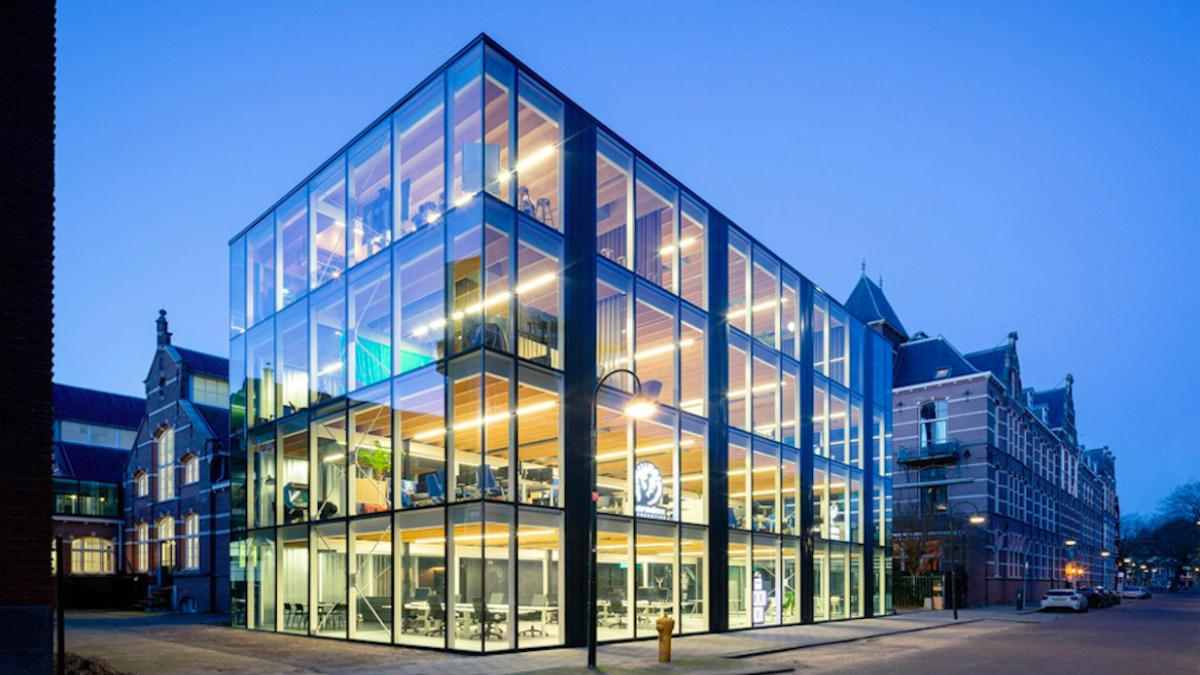
%> input picture Week 5/building.jpg, 1200 x 675 px
$ octave --eval "result = myedgefun('building.jpg');"   (GNU Octave 9; MATLAB toolbox functions it lacks are replaced by stand-ins)
%> lines starting %> are read from the running program, lines starting %| are printed output that depends on the picture
function [outputArg1] = myedgefun(inputArg1)
%> called with inputArg1 = 'building.jpg'
%UNTITLED3 Summary of this function goes here
%   Detailed explanation goes here

I=imread(inputArg1);
%> I is the input picture: size 675x1200x3 uint8; mean R, G, B 94.4, 125.1, 166.3
I=rgb2gray(I);
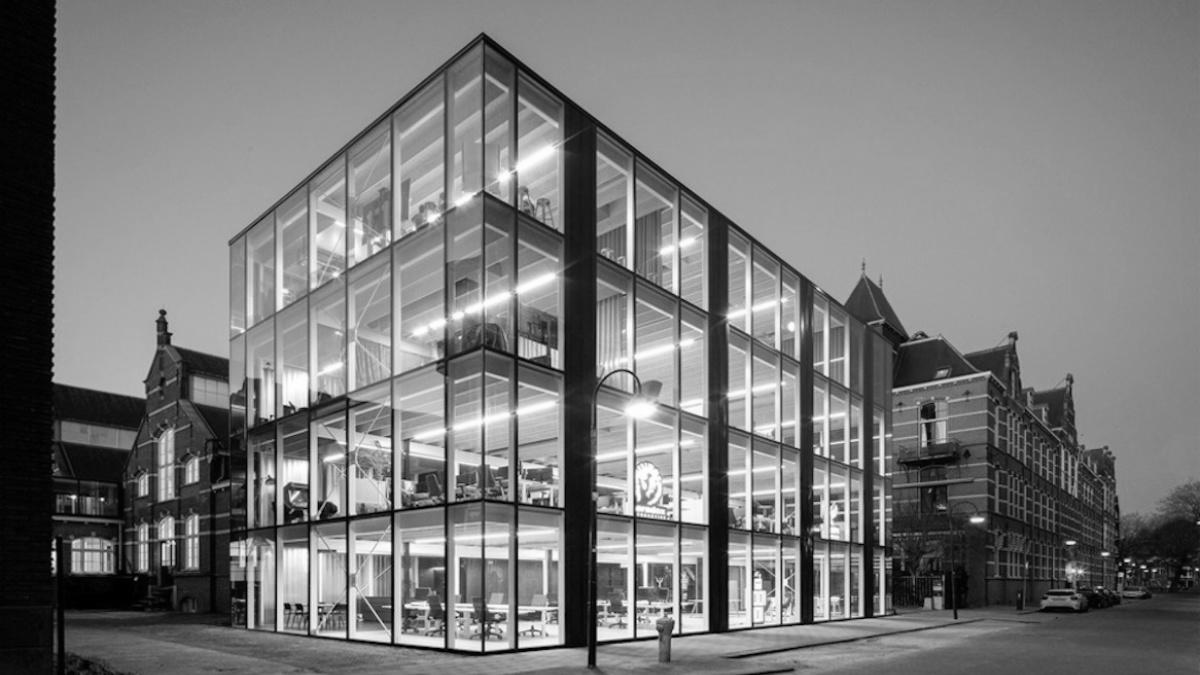
%> I: size 675x1200 uint8; min 0, max 255, mean 120.6
subplot(3,2,1), imshow(I),title('Original')
BW1=edge(I,'Canny');
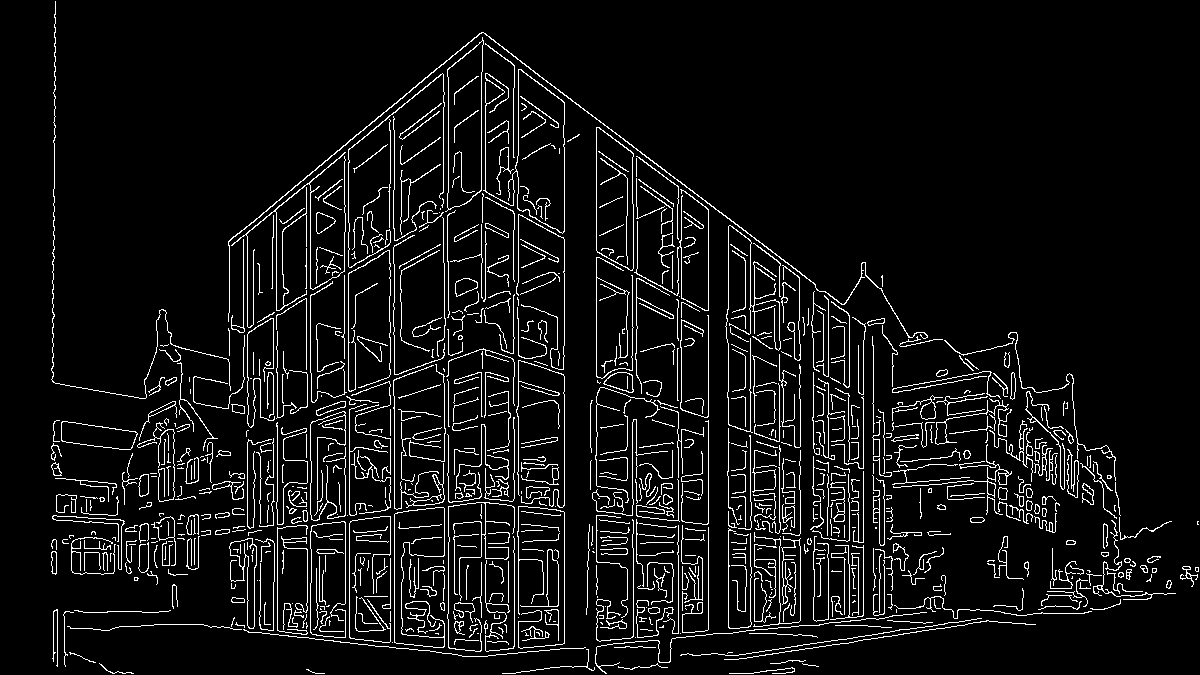
%> BW1: size 675x1200 logical; 6.8% white in thin lines or dots
subplot(3,2,3),imshow(BW1),title('Canny')
BW2=edge(I,'Prewitt');
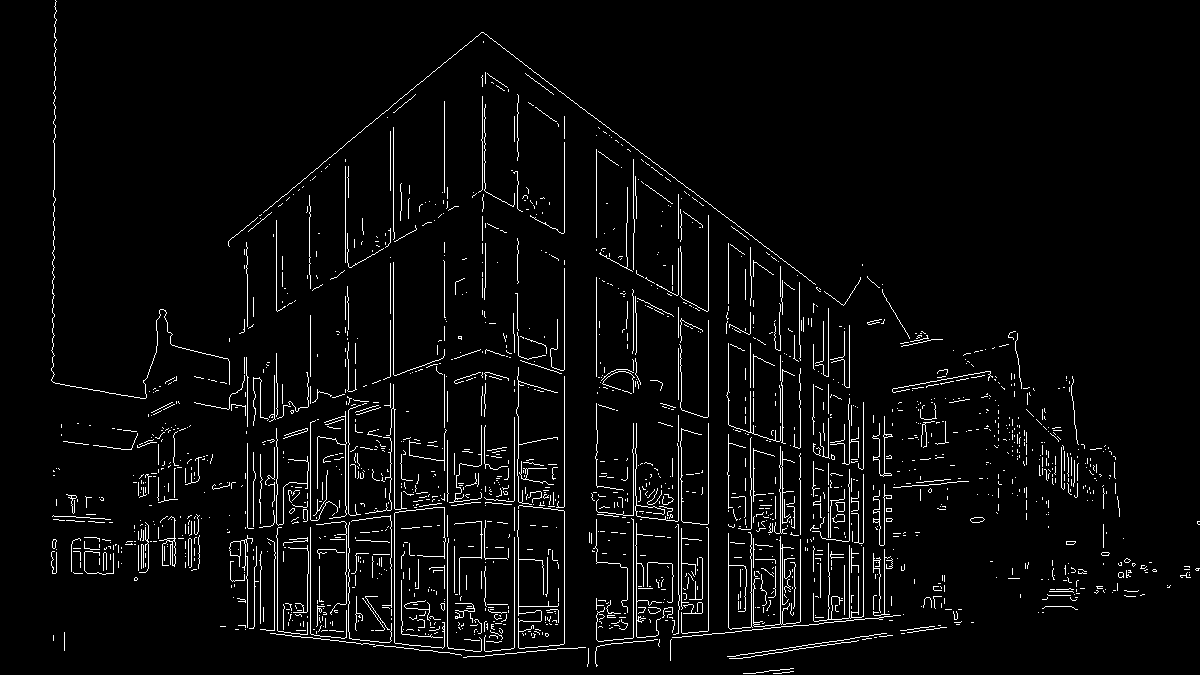
%> BW2: size 675x1200 logical; 3.9% white in thin lines or dots
subplot(3,2,5),imshow(BW2),title('Prewitt')
BW3=edge(I,'Sobel');
%> BW3: size 675x1200 logical; 3.9% white in thin lines or dots
subplot(3,2,2),imshow(BW3),title('Sobel')
BW4=edge(I,'Roberts');
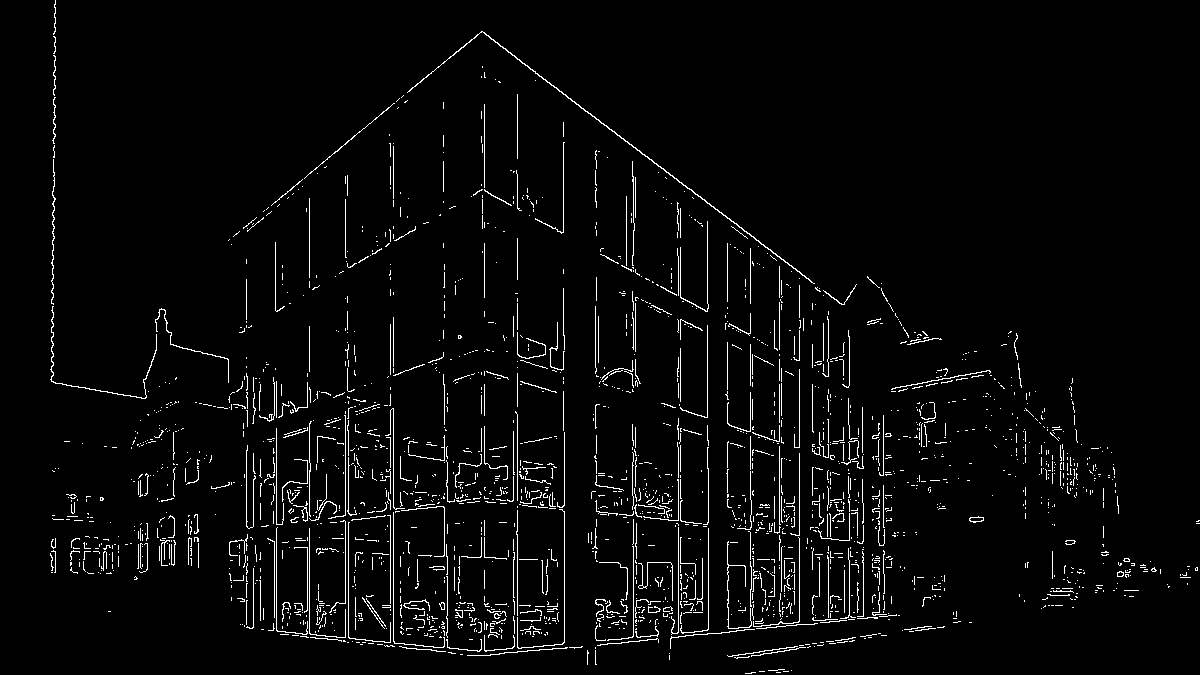
%> BW4: size 675x1200 logical; 3.3% white in thin lines or dots
subplot(3,2,4),imshow(BW4),title('Roberts')
BW5=edge(I,'zerocross');
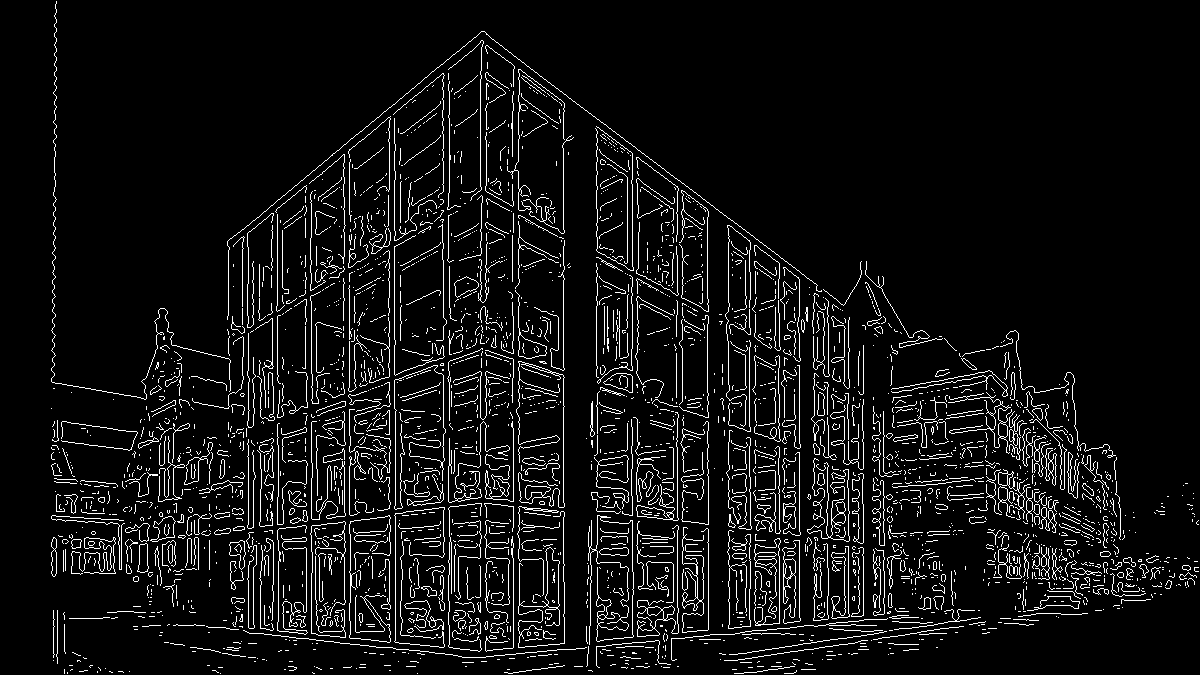
%> BW5: size 675x1200 logical; 6.8% white in thin lines or dots
subplot(3,2,6),imshow(BW5),title('Zero Cross')

% outputArg1 = inputArg1;
% outputArg2 = inputArg2;
end
%> (the run ends here)
